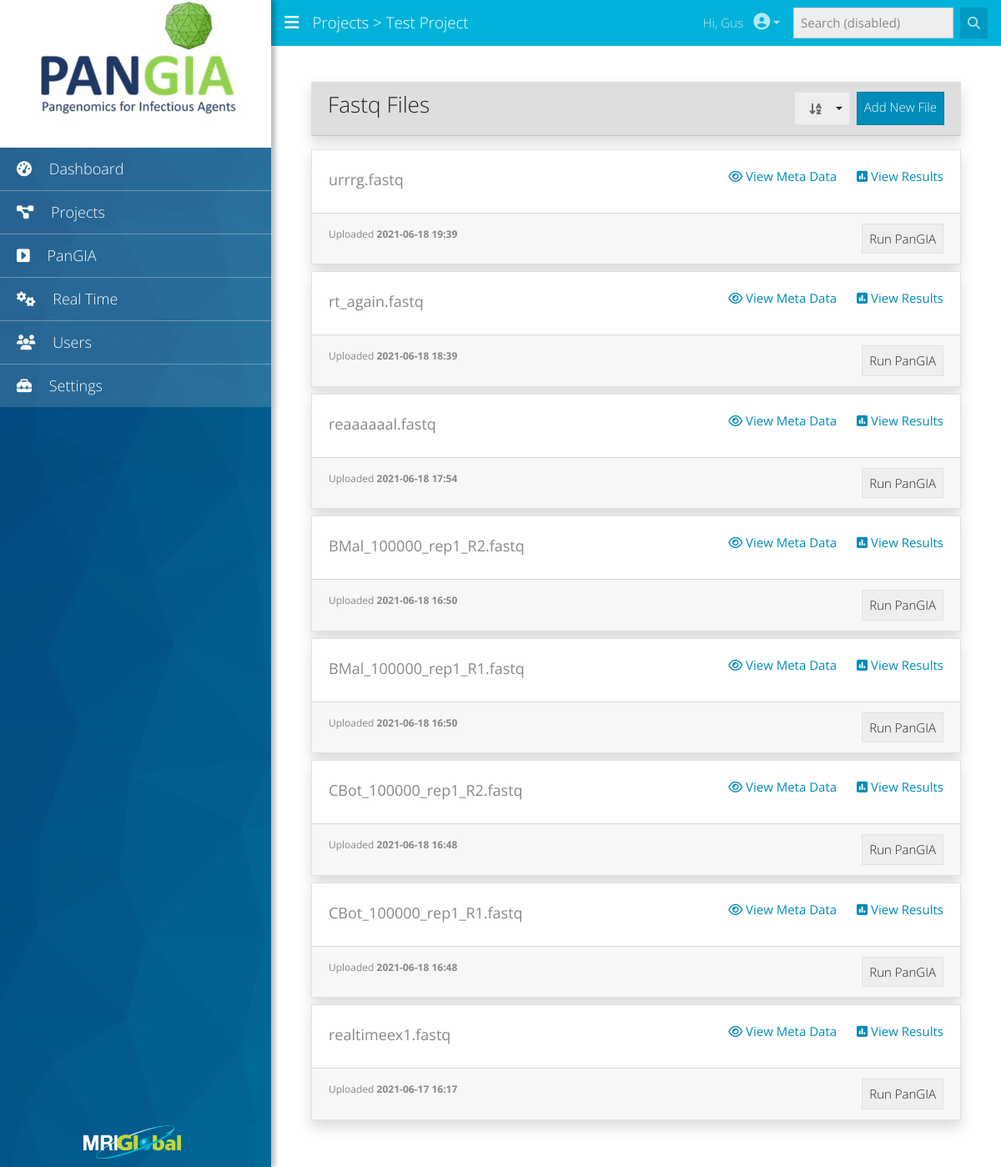
The app's page /project/realtime (signed in) with its own data.
### app/models.py (models this page shows, shortened)
class User(db.Model, UserMixin):
    __tablename__ = 'user'
    id = db.Column(db.Integer, primary_key=True)
    username = db.Column(db.String(64), index=True, unique=True)
    fname = db.Column(db.String(20))
    lname = db.Column(db.String(20))
    email = db.Column(db.String(120), index=True, unique=True)
    password_hash = db.Column(db.String(128))
    last_seen = db.Column(db.DateTime, default=datetime.utcnow)
    roles = db.relationship('Role', backref='user', lazy='dynamic')
    notifications = db.relationship('Notification', backref='user', lazy='dynamic')
    tasks = db.relationship('Task', backref='user', lazy='dynamic')
    results = db.relationship('Results', backref='user', lazy='dynamic')
    def get_roles(self):
        roles = []
        for x in Role.query.filter_by(user_id=self.id).all():
            roles.append(x.role_type)
        return roles

class Item(db.Model):
    __tablename__ = 'item'
    id = db.Column(db.Integer(), primary_key=True)
    name = db.Column(db.String(128), index=True)
    item_path = db.Column(db.String(128))
    description = db.Column(db.Text)
    category_id = db.Column(db.Integer(), db.ForeignKey('category.id'))
    meta_template_id = db.Column(db.Integer, db.ForeignKey('meta_template.id'))
    created_on = db.Column(db.DateTime, index=True, default=datetime.utcnow)
    is_archived = db.Column(db.Boolean, default=False)
    is_deleted = db.Column(db.Boolean, default=False)
    meta_template = db.relationship('MetaTemplate', foreign_keys=[meta_template_id])
    metas = db.relationship('Metadata', foreign_keys="[Metadata.item_id]")
    results = db.relationship('Results', secondary='results_to_item')

### app/main/routes.py (the view)
@bp.route('/project/<proj_slug>', methods=['GET'])
@login_required
def project_page(proj_slug):
    project = Category.query.filter_by(slug=proj_slug).first()
    if not project:
        return redirect(url_for('not_found_error'))
    sort_by = request.args.get('sort')
    if sort_by == 'az_up':
        files = Item.query.filter_by(category_id=project.id, is_deleted=False).order_by(Item.name.asc()).all()
    elif sort_by == 'az_down':
        files = Item.query.filter_by(category_id=project.id, is_deleted=False).order_by(Item.name.desc()).all()
    elif sort_by == 'date_up':
        files = Item.query.filter_by(category_id=project.id, is_deleted=False).order_by(Item.created_on.asc()).all()
    else:
        files = Item.query.filter_by(category_id=project.id, is_deleted=False).order_by(Item.created_on.desc()).all()
    return render_template('main/projects.html', title=project.name, project=proj_slug, files=files)

### app/main/routes.py (called while the page is built)
@bp.before_app_request
def before_request():
    if current_user.is_authenticated:
        current_user.last_seen = datetime.utcnow()
        db.session.commit()

@bp.context_processor
def projects():
    projects = Category.query.filter_by(parent_id=0, is_archived=False, is_deleted=False)
    return {'projects': projects}

@bp.context_processor
def check_admin():
    if 'Admin' in current_user.get_roles():
        return {'is_admin': True}
    else:
        return {'is_admin': False}

### app/models.py (called while the page is built)
@login.user_loader
def load_user(id):
    return User.query.get(int(id))

### app/templates/main/projects.html (shortened to what this page needs)
{% extends "one_column.html" %}
{% block app_main_content %}
<div class="p-5">
        <div class="card-header bg-ngreen shadow d-flex mb-3">
            <div class="mr-auto"><h3>Fastq Files</h3></div>
            <div class="btn-group ml-auto" role="group" aria-label="Button group with nested dropdown">
                <div class="btn-group" role="group">
                    <button id="btnGroupDrop1" type="button" class="btn btn-secondary dropdown-toggle" data-toggle="dropdown" aria-haspopup="true" aria-expanded="false">
                        <i class="fas fa-sort-alpha-down px-2 c-dark"></i>
                    </button>
                </div>
                <a href="{{ url_for('main.add_file', proj_slug=project) }}" class="btn btn-primary ml-2">Add New File</a>
            </div>
        </div>
        {% for f in files %}
        <div class="card-deck">
            <div class="card mb-2 shadow">
                <div class="card-body">
                    <dif style="float:right;">
                        <a href="/item/{{ f.id }}" class="card-link"><i class="far fa-eye"></i> View Meta Data</a>
                        <a href="/item/{{ f.id }}?p=results" class="card-link"><i class="fas fa-poll"></i> View Results</a>
                    </dif>
                    <h4><small class="text-muted">{{ f.name }}</small></h4>
                </div>
                <div class="card-footer">
                    <div style="float:right;">
                        <a href="/pangia_start?proj={{ project }}&item={{ f.id }}" class="btn btn-secondary">Run PanGIA</a>
                    </div>
                    <small class="text-muted">Uploaded <strong>{% for c in f.created_on.strftime('%Y-%m-%d %H:%M') %}{{ c }}{% endfor %}</strong></small>
                </div>
            </div>
        </div>
        {% endfor %}
</div>
{% endblock %}

### app/templates/include/topnav.html (shortened to what this page needs)
<nav class="navbar navbar-expand-lg navbar-expand-md navbar-dark">
    <a class="navbar-brand mr-auto" href="#">
        <i class="fas fa-bars md-icon"></i>
    </a>
    <h5 class="c-white pl-3 pt-2">Projects > Test Project</h5>
    <div class="collapse navbar-collapse" id="navbarTop">
        <span class="navbar-text pr-1 ml-auto">Hi, {{ current_user.fname }}</span>
        <ul class="navbar-nav pr-2">
            <li class="nav-item dropdown">
                <a class="nav-link dropdown-toggle" data-toggle="dropdown" href="#" role="button" aria-haspopup="true" aria-expanded="false"><i class="fas fa-user-circle md-icon"></i></a>
            </li>
        </ul>
        <form class="form-inline my-2 my-lg-0">
            <input class="form-control mr-sm-2" type="text" placeholder="Search (disabled)" disabled="">
            <button class="btn btn-primary my-2 my-sm-0" type="submit" disabled=""><i class="fas fa-search"></i></button>
        </form>
    </div>
</nav>

### app/static/css/styles.css (style rules this page uses)
body, html { padding: 0; margin: 0; }
.md-icon { font-size: 20px; }
.bg-ngreen { background-color: #dedede; }
.c-dark { color: #666; }
.c-white { color: #FFF; }
.navbar { font-size:0.95rem; }

### records on screen
User: fname "Gus"
Item: name "urrrg.fastq", c "2" "0" "2" "1" "-" "0" "6" "-" "1" "8" "1" "9" ":" "3" "9"
Item: name "rt_again.fastq", c "2" "0" "2" "1" "-" "0" "6" "-" "1" "8" "1" "8" ":" "3" "9"
Item: name "reaaaaaal.fastq", c "2" "0" "2" "1" "-" "0" "6" "-" "1" "8" "1" "7" ":" "5" "4"
Item: name "BMal_100000_rep1_R2.fastq", c "2" "0" "2" "1" "-" "0" "6" "-" "1" "8" "1" "6" ":" "5" "0"
Item: name "BMal_100000_rep1_R1.fastq", c "2" "0" "2" "1" "-" "0" "6" "-" "1" "8" "1" "6" ":" "5" "0"
Item: name "CBot_100000_rep1_R2.fastq", c "2" "0" "2" "1" "-" "0" "6" "-" "1" "8" "1" "6" ":" "4" "8"
Item: name "CBot_100000_rep1_R1.fastq", c "2" "0" "2" "1" "-" "0" "6" "-" "1" "8" "1" "6" ":" "4" "8"
Item: name "realtimeex1.fastq", c "2" "0" "2" "1" "-" "0" "6" "-" "1" "7" "1" "6" ":" "1" "7"
